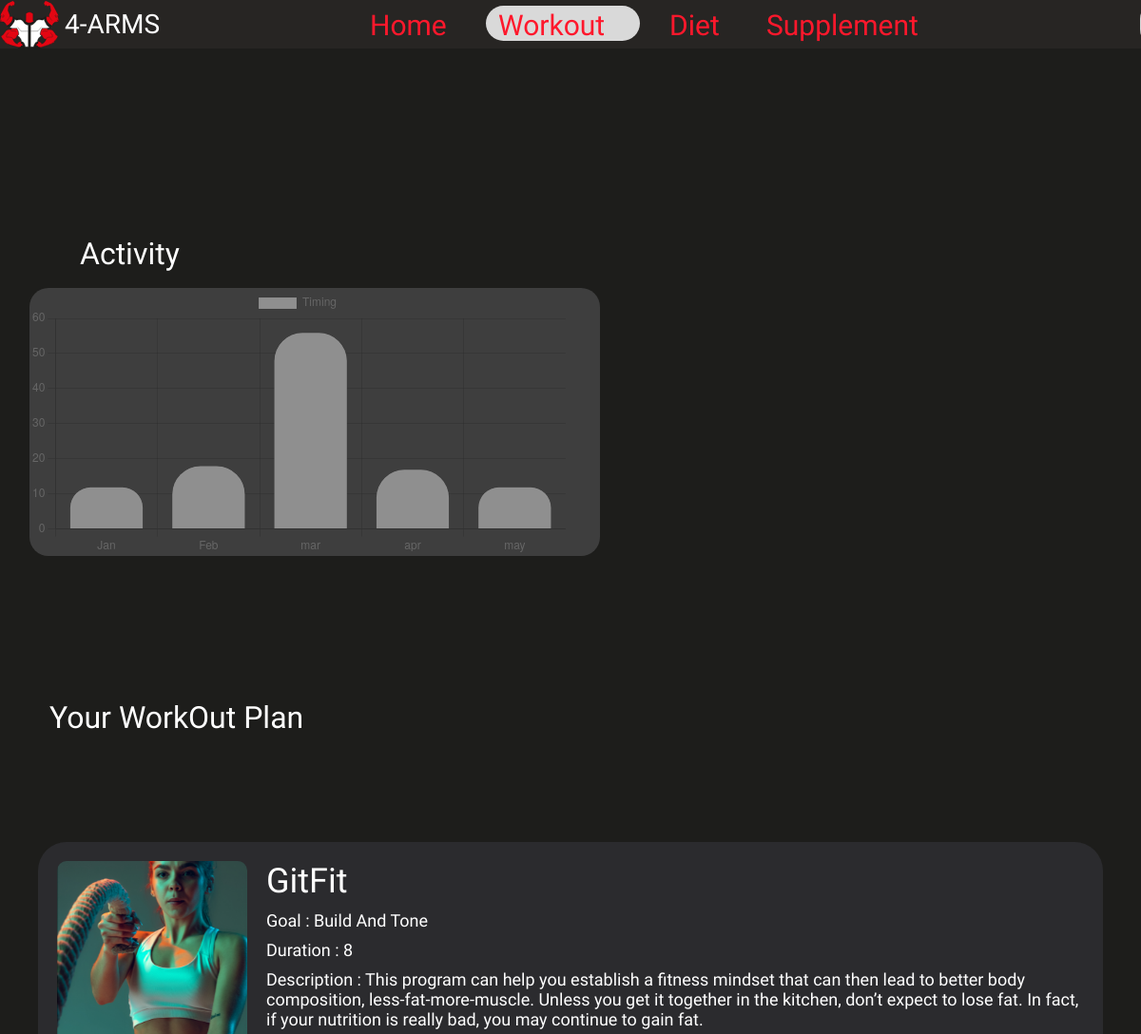
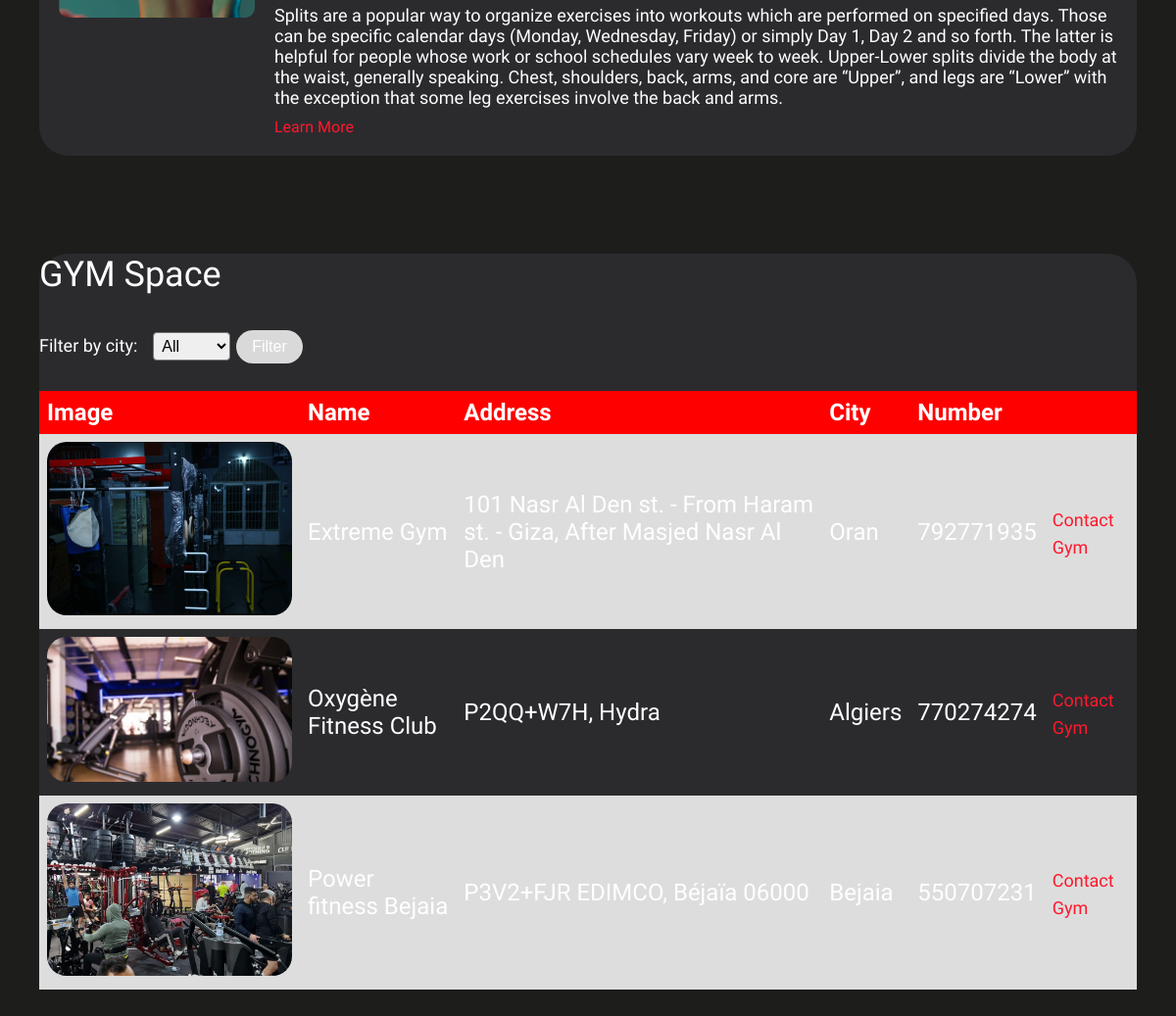
/workout/workout.php (signed in), run on the app's committed database (2 pictures, top to bottom).
### tables this page shows
CREATE TABLE `workout_plan` (
  `workout_id` int(11) NOT NULL,
  `workout_planer_id` int(11) DEFAULT NULL,
  `workout_name` varchar(60) DEFAULT NULL,
  `workout_img_link` varchar(300) DEFAULT NULL,
  `workout_plan_link` varchar(300) DEFAULT NULL,
  `description` varchar(500) DEFAULT NULL,
  `workout_summary` varchar(500) DEFAULT NULL,
  `Goal` varchar(500) DEFAULT NULL,
  `duration` int(11) DEFAULT NULL,
  `lenght` int(11) DEFAULT NULL
);

CREATE TABLE `gym` (
  `gym_id` int(11) NOT NULL,
  `gym_name` varchar(100) DEFAULT NULL,
  `gym_address` varchar(300) DEFAULT NULL,
  `gym_number` int(11) DEFAULT NULL,
  `city` varchar(50) DEFAULT NULL,
  `gym_img_link` varchar(300) DEFAULT NULL,
  `gym_link` varchar(500) DEFAULT NULL
);

### workout/workout.php (the view, shortened to what this page needs)
<!DOCTYPE html>
<html>
<head>
  <?php
  $user_id = $_SESSION["user_id"];
  ?>
  <link rel="stylesheet" href="global.css" />
  <link rel="stylesheet" href="workout.css" />
</head>
<body>
  <div class="workout">
    <p style='margin-top:230px;margin-left:7%'>Activity</p>
    <div class="activity">
      <canvas id="myChart"></canvas>
    </div>
    <?php
    $conn = new mysqli('localhost', 'root', '', '4-arms');
    $query = $conn->query(
      "select * from activity where user_id=$user_id"
    );
    foreach ($query as $data) {
      $month[] = $data['month'];
      $time[] = $data['time_activity'];
    }
    ?>
    <script>
      const ctx = document.getElementById('myChart');
      new Chart(ctx, {
        type: 'bar',
        data: {
          labels: <?php echo json_encode($month) ?>,
          datasets: [{
            label: 'Timing',
            data: <?php echo json_encode($time) ?>,
            borderWidth: 0.5,
            backgroundColor: '#8F8F8F',
            borderRadius: 30,
            hoverBackgroundColor: '#F93535',
          }]
        },
        options: {
          scales: {
            y: {
              beginAtZero: true
            }
          }
        }
      });
    </script>
      <?php
      $servername = "localhost";
      $username = "root";
      $password = "";
      $dbname = "4-arms";
      $conn = new mysqli($servername, $username, $password, $dbname);
      $sql = "SELECT calories, carbs, protien FROM progress WHERE user_id = $user_id";
      $result = $conn->query($sql);
      $data = array();
      if ($result->num_rows > 0) {
        while ($row = $result->fetch_assoc()) {
          $data[] = array(
            'name' => 'Calories',
            'y' => intval($row['calories'])
          );
          $data[] = array(
            'name' => 'Carbs',
            'y' => intval($row['carbs'])
          );
          $data[] = array(
            'name' => 'Protein',
            'y' => intval($row['protien'])
          );
        }
      }
      ?>
      <script>
        // Render pie chart using Highcharts
        Highcharts.chart('container', {
          chart: {
            plotBackgroundColor: '#3E3E3E',
            backgroundColor: '#3E3E3E',
            plotBorderWidth: null,
            plotShadow: false,
            type: 'pie',
          },
          title: {
            text: 'OverVeiw',
            plotBackgroundColor: 'black',
          },
          tooltip: {
            pointFormat: '{series.name}: <b>{point.y}g</b>',
            plotBackgroundColor: 'black'
          },
          plotOptions: {
            pie: {
              plotBackgroundColor: 'black',
              allowPointSelect: true,
              cursor: 'pointer',
              showInLegend: true,
              dataLabels: {
                enabled: false,
              }
            }
          },
          series: [{
            name: 'Nutrition',
            colorByPoint: true,
            plotBackgroundColor: 'black',
            data: <?php echo json_encode($data); ?>
          }]
        });
      </script>
    <div class="recommended-activities">Your WorkOut Plan</div>
    <div class="plan">
      <?php
      $sql = "SELECT * FROM assigned WHERE user_id = $user_id";
      $result = $conn->query($sql);
      $row = $result->fetch_assoc();
      $workout_id = $row['workout_id'];
      $sql = "SELECT * FROM workout_plan WHERE workout_id = $workout_id";
      $result = $conn->query($sql);
      $row = $result->fetch_assoc();
      ?>
      <div class="plan-img">
        <a href="<?php echo $row['workout_plan_link'] ?>">
          <img src="<?php echo $row['workout_img_link'] ?>" alt="" onmouseover="this.style.opacity=1" onmouseout="this.style.opacity=0.7">
        </a>
      </div>
      <div class="plan-description">
        <p style="font-size:36px"><?php echo $row['workout_name'] ?></p>
        <p>Goal : <?php echo $row['Goal'] ?></p>
        <p>Duration : <?php echo $row['duration'] ?></p>
        <p>Description : <?php echo $row['description'] ?></p>
        <p><?php echo $row['workout_summary'] ?></p>
        <a href="<?php echo $row['workout_plan_link'] ?>">Learn More</a>
      </div>
    </div>
    <div class="gym-space">
      <?php
      $servername = "localhost";
      $username = "root";
      $password = "";
      $dbname = "4-arms";
      $conn = new mysqli($servername, $username, $password, $dbname);
      $sql = "SELECT * FROM gym";
      $result = $conn->query($sql);
      $gyms = array();
      if ($result->num_rows > 0) {
        while ($row = $result->fetch_assoc()) {
          $gyms[] = $row;
        }
      } else {
        echo "0 results";
      }
      ?>
      <p style="font-size: 36px; color: #ffffff;font-family: var(--font-nasalization);">GYM Space</p>
      <form method="get" class="filter">
        <label for="city">Filter by city:</label>
        <select id="city" name="city">
          <option value="">All</option>
        </select>
        <button type="submit">Filter</button>
      </form>
      <br>
      <table>
        <tr>
          <th>Image</th>
          <th>Name</th>
          <th>Address</th>
          <th>City</th>
          <th>Number</th>
          <th></th>
        </tr>
        <?php foreach ($gyms as $gym) : ?>
          <tr>
            <td><img src="<?php echo $gym['gym_img_link'] ?>"></td>
            <td><?php echo $gym['gym_name'] ?></td>
            <td><?php echo $gym['gym_address'] ?></td>
            <td><?php echo $gym['city'] ?></td>
            <td><?php echo $gym['gym_number'] ?></td>
            <td>
              <a href="<?php echo $gym['gym_link'] ?>" style="font-size:18px">Contact Gym
            </td>
          </tr>
        <?php endforeach; ?>
    </div>
    <div class="nav-bar">
      <div class="logo">
        <img class="frame-icon" alt="" src="./public/frame.svg" />
        <div class="arms">4-ARMS</div>
      </div>
      <div class="home-parent">
        <div class="home"><a href="../NewHome/newHome.html">Home</a></div>
        <button class="frame-item"></button>
        <div class="workout1"><a href="../workout/workout.php">Workout</a></div>
        <div class="diet"><a href="../diet/diet.php">Diet</a></div>
        <div class="supplement"><a href="../Shop/supplement.html">Supplement</a></div>
      </div>
    </div>
  </div>
</body>
</html>

### workout/global.css (style rules this page uses)
body { margin: 0; line-height: normal; }
:root { --font-nasalization: Nasalization; --font-damion: Damion; --button: Roboto; --small-size-body-medium: Poppins; --font-font: font; --font-google-sans: "Google Sans"; --font-habibi: Habibi; --font-open-sans: "Open Sans"; --font-inter: Inter; --font-inherit: inherit; --font-size-5xl: 24px; --font-size-xl: 20px; --font-size-13xl: 32px; --font-size-11xl: 30px; --font-size-9xl: 28px; --button-size: 14px; --font-size-base: 16px; --font-size-17xl: 36px; --font-size-29xl: 48px; --black-like-ur-heart: #000; --text-medium: #494e50; --grey-grey-800: #424242; --color-darkslategray-100: #3e3e3e; --color-darkslategray-200: #39393d; --color-darkslategray-300: #263238; --color-darkslategray-400: #2f2d2d; --color-gainsboro-100: #e8e7e2; --grey-grey-300: #e0e0e0; --color-gainsboro-200: #d9d9d9; --grey-grey-50: #fafafa; --color-gray-100: #8f8f8f; --color-gray-200: #808080; --color-gray-300: #2b2b2e; --color-gray-400: #272523; --color-gray-500: #1d1d1b; --sexy-rouge: #ff182c; --color-red-100: #e50019; --black-white-white: #fff; --grey-grey-400: #bdbdbd; --color-darkgray: #999; --color-dimgray: #636262; --color-darkolivegreen: #324209; --color-steelblue-100: #3c74ba; --color-deepskyblue: #1bb1ff; --color-whitesmoke: #f3f2ef; --color-gold: #fee232; --color-yellowgreen-100: #82b63f; --color-yellowgreen-200: #88b120; --color-crimson: #db3846; --color-lightskyblue: #79d7ff; --gap-179xl: 198px; --gap-7xs: 6px; --gap-9xs: 4px; --gap-11xs: 2px; --gap-3xs: 10px; --padding-4xs: 9px; --padding-21xl: 40px; --padding-5xs: 8px; --padding-9xs: 4px; --padding-base: 16px; --padding-13xl: 32px; --br-3xs: 10px; --br-xl: 20px; --br-9xs: 4px; --br-5xs: 8px; --br-mini: 15px; --br-11xs: 2px; --br-11xl: 30px; --bootstrap-focused: 0px 0px 0px 3.2px rgba(32, 162, 232, 0.25); }

### workout/workout.css (style rules this page uses)
.activity, .div, .div1, .div2 { position: absolute; top: 155px; left: 30px; color: var(--color-dimgray); }
.activity, .div1, .div2 { top: 106px; left: 96px; }
.activity, .div2 { top: 65px; left: 158px; color: var(--black-white-white); }
.activity { top: 285px; left: 31px; border-radius: var(--br-xl); background-color: var(--color-darkslategray-100); width: 810px; height: 282px; font-size: var(--font-size-base); color: var(--color-gray-200); font-family: var(--font-habibi); }
.look-for-gyms, .recommended-activities { position: absolute; top: 718px; left: 52px; }
.frame-icon { width: 62px; height: 51px; flex-shrink: 0; overflow: hidden; }
.arms, .frame-icon { position: relative; }
.logo { width: 191px; height: 51px; flex-shrink: 0; display: flex; flex-direction: row; align-items: center; justify-content: flex-start; gap: var(--gap-7xs); }
.home { position: absolute; top: calc(50% - 16.5px); left: calc(50% - 306px); }
.frame-item { cursor: pointer; border: 0; padding: 0; background-color: var(--color-gainsboro-200); position: absolute; top: 0; left: 122px; border-radius: var(--br-xl); width: 162px; height: 37px; }
.workout1 { left: calc(50% - 171px); }
.diet, .supplement, .workout1 { position: absolute; top: calc(50% - 16.5px); }
.diet { left: calc(50% + 9px); cursor: pointer; }
.supplement { left: calc(50% + 111px); }
.home-parent, .profile1 { position: relative; color: var(--sexy-rouge); }
.home-parent { width: 612px; height: 39px; flex-shrink: 0; font-size: var(--font-size-11xl); }
.login-button, .nav-bar { height: 51px; display: flex; flex-direction: row; align-items: center; }
.nav-bar { position: absolute; top: 20px; left: 21px; width: 1399px; justify-content: flex-start; gap: var(--gap-179xl); font-size: var(--font-size-9xl); font-family: var(--font-nasalization); }
.workout { position: relative; background-color: var(--color-gray-500); width: 100%; height: 3084px; overflow: hidden; text-align: left; font-size: var(--font-size-13xl); color: var(--black-white-white); font-family: var(--font-font); }

### data on the page
workout_plan: workout_img_link (picture), workout_name "GitFit", Goal "Build And Tone", duration "8", description "This program can help you establish a fitness mindset that can then lead to better body composition, less-fat-more-muscle. Unless you get it together in the kitchen, don’t expect to lose fat. In fact, if your nutrition is really bad, you may continue to gain fat.", workout_summary "Splits are a popular way to organize exercises into workouts which are performed on specified days. Those can be specific calendar days (Monday, Wednesday, Friday) or simply Day 1, Day 2 and so forth. The latter is helpful for people whose work or school schedules vary week to week. Upper-Lower splits divide the body at the waist, generally speaking. Chest, shoulders, back, arms, and core are “Upper”, and legs are “Lower” with the exception that some leg exercises involve the back and arms."
gym: gym_img_link (picture), gym_name "Extreme Gym", gym_address "101 Nasr Al Den st. - From Haram st. - Giza, After Masjed Nasr Al Den", city "Oran", gym_number "792771935"
gym: gym_img_link (picture), gym_name "Oxygène Fitness Club", gym_address "P2QQ+W7H, Hydra", city "Algiers", gym_number "770274274"
gym: gym_img_link (picture), gym_name "Power fitness Bejaia", gym_address "P3V2+FJR EDIMCO, Béjaïa 06000", city "Bejaia", gym_number "550707231"

### other printed values
chart data {{ json_encode($month) }} ["Jan","Feb","mar","apr","may"]
chart data {{ json_encode($time) }} ["12","18","56","17","12"]
